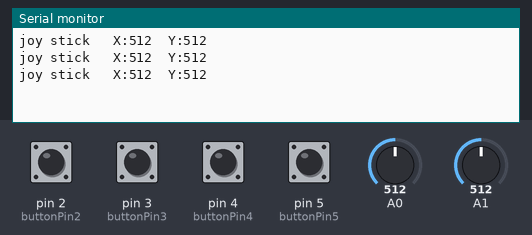
This sketch was run on a simulated Arduino Uno, built with avr-gcc and run on an emulated ATmega328P. Shown: the last lines printed to the serial monitor. The inputs (shaded band) are chosen by the test bench; at power-on: pin 2 (buttonPin2), pin 3 (buttonPin3), pin 4 (buttonPin4), pin 5 (buttonPin5) HIGH, A0 = 512, A1 = 512.

Above: at 1.3 s.
1.4 s: pin 2 (buttonPin2) pulled LOW for 0.6 s
At 1.83 s:
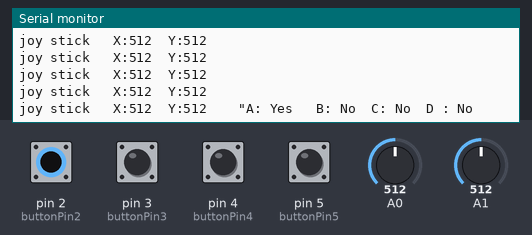
3.5 s: pin 3 (buttonPin3) pulled LOW for 0.6 s
At 3.86 s:
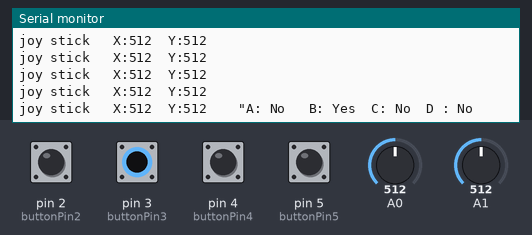
5.6 s: pin 4 (buttonPin4) pulled LOW for 0.6 s
At 6.4 s:
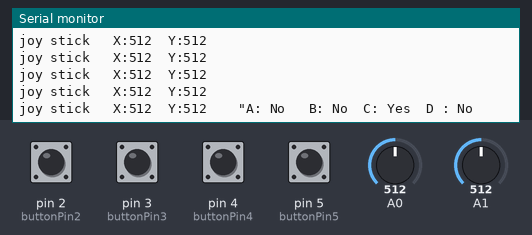
7.7 s: pin 5 (buttonPin5) pulled LOW for 0.6 s
At 8.43 s:
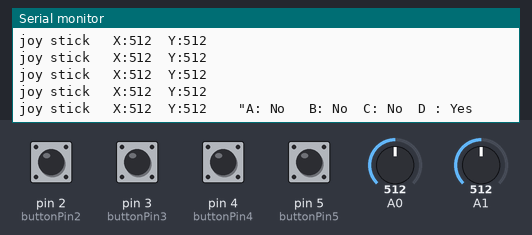
9.8 s: A0 set to 716
At 10.5 s:
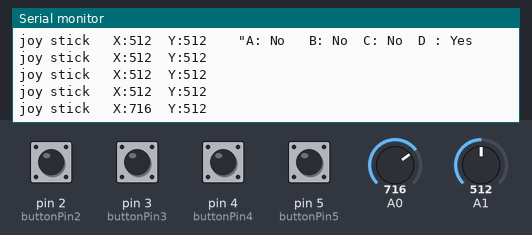
11.3 s: A1 set to 716
At 12.0 s:
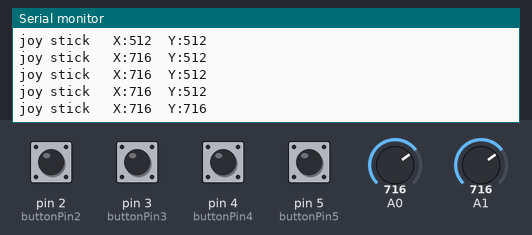

Measured:
- after the input at 1.4 s, the serial monitor: prints a new line after 0.13 s (image 1)
- after the input at 3.5 s, the serial monitor: prints a new line after 0.05 s (image 2)
- after the input at 5.6 s, the serial monitor: prints a new line after 0.50 s (image 3)
- after the input at 7.7 s, the serial monitor: prints a new line after 0.42 s (image 4)
- after the input at 9.8 s, the serial monitor: prints a new line after 0.32 s (image 5)
- after the input at 11.3 s, the serial monitor: prints a new line after 0.32 s (image 6)

The sketch:

joystick_cor.ino
```cpp
const int buttonPin2 = 2;
const int buttonPin3 = 3;
const int buttonPin4 = 4;
const int buttonPin5 = 5;


void setup() {
  // put your setup code here, to run once:
Serial.begin(9600);

pinMode(buttonPin2, INPUT_PULLUP);
pinMode(buttonPin3, INPUT_PULLUP);
pinMode(buttonPin4, INPUT_PULLUP);
pinMode(buttonPin5, INPUT_PULLUP);


}

void loop() {
  // put your main code here, to run repeatedly:

int X = analogRead(0); // 0 523 1023 left right
int Y = analogRead(1); // 1023 509 0 up down

int buttonValue2 = digitalRead(2); // A
int buttonValue3 = digitalRead(3); // B
int buttonValue4 = digitalRead(4); // C
int buttonValue5 = digitalRead(5); // D
// Default is High. Applying pressure makes it low

Serial.print("joy stick   ");
Serial.print("X");
Serial.print(":");
Serial.print(X);
Serial.print("  ");
Serial.print("Y");
Serial.print(":");
Serial.println(Y);

if (buttonValue2 == LOW) {

  Serial.print("joy stick   ");
Serial.print("X");
Serial.print(":");
Serial.print(X);
Serial.print("  ");
Serial.print("Y");
Serial.print(":");
Serial.print(Y);
Serial.print("    \"");
Serial.println("A: Yes   B: No  C: No  D : No");

}

if (buttonValue3 == LOW) {

  Serial.print("joy stick   ");
Serial.print("X");
Serial.print(":");
Serial.print(X);
Serial.print("  ");
Serial.print("Y");
Serial.print(":");
Serial.print(Y);
Serial.print("    \"");
Serial.println("A: No   B: Yes  C: No  D : No");

}
if (buttonValue4 == LOW) {

  Serial.print("joy stick   ");
Serial.print("X");
Serial.print(":");
Serial.print(X);
Serial.print("  ");
Serial.print("Y");
Serial.print(":");
Serial.print(Y);
Serial.print("    \"");
Serial.println("A: No   B: No  C: Yes  D : No");

}

if (buttonValue5 == LOW) {

  Serial.print("joy stick   ");
Serial.print("X");
Serial.print(":");
Serial.print(X);
Serial.print("  ");
Serial.print("Y");
Serial.print(":");
Serial.print(Y);
Serial.print("    \"");
Serial.println("A: No   B: No  C: No  D : Yes");

}

delay(500);

}
```
